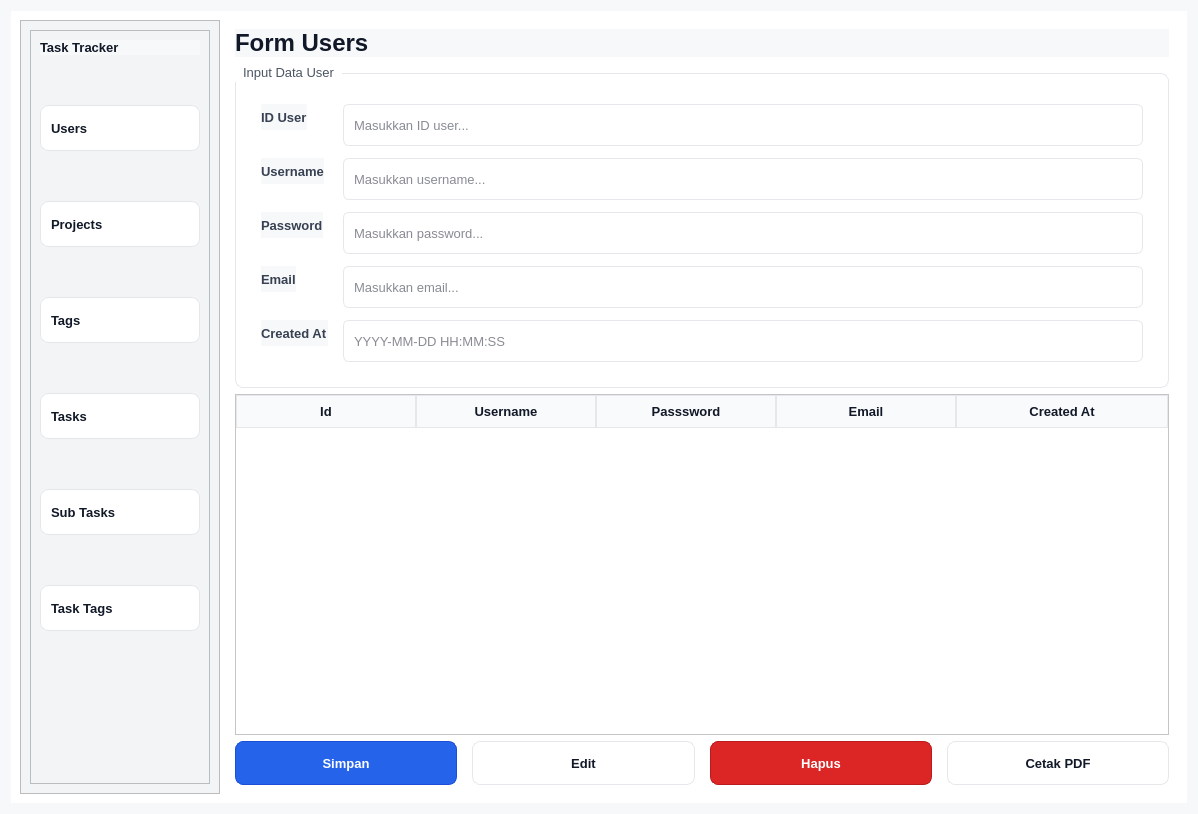
<?xml version="1.0" encoding="UTF-8"?>
<ui version="4.0">
 <class>Form</class>
 <widget class="QWidget" name="Form">
  <property name="geometry">
   <rect>
    <x>0</x>
    <y>0</y>
    <width>1198</width>
    <height>814</height>
   </rect>
  </property>
  <property name="windowTitle">
   <string>Form Users</string>
  </property>
  <property name="styleSheet">
   <string notr="true">
* {
  font-family: &quot;Segoe UI&quot;;
  font-size: 10pt;
  color: #111827;
}
QWidget {
  background: #F7F8FA;
}
QFrame#frame_2, QFrame#frame_4 {
  background: #F3F4F6;
}
QFrame#frame_2 {
  border-right: 1px solid #E5E7EB;
}
QFrame#frame, QFrame#frame_3 {
  background: #FFFFFF;
  border: none;
}
QLabel#label {
  font-size: 18pt;
  font-weight: 700;
  color: #111827;
}
QLabel#label_id, QLabel#label_username, QLabel#label_password, QLabel#label_email, QLabel#label_created_at {
  font-weight: 600;
  color: #374151;
}
QPushButton {
  background-color: #FFFFFF;
  border: 1px solid #E5E7EB;
  border-radius: 8px;
  padding: 6px 12px;
  color: #111827;
  font-weight: 600;
  min-height: 30px;
  qproperty-cursor: pointingHandCursor;
}
QPushButton:hover {
  background-color: #F3F4F6;
}
QPushButton:pressed {
  background-color: #E5E7EB;
}
QPushButton:disabled {
  color: #9CA3AF;
  background-color: #F3F4F6;
  border-color: #E5E7EB;
}
QFrame#frame_4 QPushButton {
  text-align: left;
  padding: 6px 10px;
  min-height: 32px;
}
QFrame#frame_4 QPushButton:hover {
  background: #F3F4F6;
}
QFrame#frame_4 QPushButton:pressed {
  background: #E5F0FF;
  border-color: #2563EB;
  color: #1D4ED8;
}
QPushButton#pushButton_7 {
  background-color: #2563EB;
  color: #FFFFFF;
  border: 1px solid #1D4ED8;
}
QPushButton#pushButton_7:hover { background-color: #1D4ED8; }
QPushButton#pushButton_7:pressed { background-color: #1E40AF; }
QPushButton#pushButton_8 {}
QPushButton#pushButton_9 {
  background-color: #DC2626;
  color: #FFFFFF;
  border: 1px solid #B91C1C;
}
QPushButton#pushButton_9:hover { background-color: #B91C1C; }
QPushButton#pushButton_9:pressed { background-color: #991B1B;
}
QLineEdit, QPlainTextEdit, QTextEdit, QComboBox, QSpinBox, QDoubleSpinBox, QDateEdit, QTimeEdit, QDateTimeEdit {
  background: #FFFFFF;
  border: 1px solid #E5E7EB;
  border-radius: 6px;
  padding: 6px 8px;
  min-height: 28px;
}
QLineEdit:focus, QPlainTextEdit:focus, QTextEdit:focus, QComboBox:focus,
QSpinBox:focus, QDoubleSpinBox:focus, QDateEdit:focus, QTimeEdit:focus, QDateTimeEdit:focus {
  border-color: #2563EB;
}
QLineEdit:disabled, QComboBox:disabled {
  background-color: #F3F4F6;
  color: #9CA3AF;
}
QTableView, QTableWidget {
  background: #FFFFFF;
  gridline-color: #E5E7EB;
  selection-background-color: #E5F0FF;
  selection-color: #111827;
  alternate-background-color: #F9FAFB;
}
QHeaderView::section {
  background: #F9FAFB;
  color: #111827;
  padding: 6px 8px;
  border: 1px solid #E5E7EB;
  font-weight: 600;
}
QTableCornerButton::section {
  background: #F9FAFB;
  border: 1px solid #E5E7EB;
}
QTableView::item {
  padding: 4px 8px;
}
QGroupBox {
  border: 1px solid #E5E7EB;
  border-radius: 8px;
  margin-top: 10px;
  background: #FFFFFF;
  padding: 15px;
}
QGroupBox::title {
  subcontrol-origin: margin;
  subcontrol-position: top left;
  padding: 2px 6px;
  color: #4B5563;
  font-weight: 600;
}
QScrollBar:vertical {
  background: transparent;
  width: 12px;
  margin: 0px;
}
QScrollBar::handle:vertical {
  background: #CBD5E1;
  border-radius: 6px;
  min-height: 24px;
}
QScrollBar::handle:vertical:hover { background: #94A3B8; }
QScrollBar::add-line:vertical, QScrollBar::sub-line:vertical { height: 0; }
QScrollBar:horizontal {
  background: transparent;
  height: 12px;
  margin: 0px;
}
QScrollBar::handle:horizontal {
  background: #CBD5E1;
  border-radius: 6px;
  min-width: 24px;
}
QScrollBar::handle:horizontal:hover { background: #94A3B8; }
QScrollBar::add-line:horizontal, QScrollBar::sub-line:horizontal { width: 0;
}
</string>
  </property>
  <layout class="QVBoxLayout" name="verticalLayout">
   <item>
    <widget class="QFrame" name="frame">
     <property name="styleSheet">
      <string notr="true"/>
     </property>
     <property name="frameShape">
      <enum>QFrame::StyledPanel</enum>
     </property>
     <property name="frameShadow">
      <enum>QFrame::Raised</enum>
     </property>
     <layout class="QHBoxLayout" name="horizontalLayout">
      <item>
       <widget class="QFrame" name="frame_2">
        <property name="minimumSize">
         <size>
          <width>200</width>
          <height>0</height>
         </size>
        </property>
        <property name="styleSheet">
         <string notr="true"/>
        </property>
        <property name="frameShape">
         <enum>QFrame::StyledPanel</enum>
        </property>
        <property name="frameShadow">
         <enum>QFrame::Raised</enum>
        </property>
        <layout class="QVBoxLayout" name="verticalLayout_2">
         <item>
          <widget class="QFrame" name="frame_4">
           <property name="styleSheet">
            <string notr="true"/>
           </property>
           <property name="frameShape">
            <enum>QFrame::StyledPanel</enum>
           </property>
           <property name="frameShadow">
            <enum>QFrame::Raised</enum>
           </property>
           <layout class="QVBoxLayout" name="verticalLayout_3">
            <property name="spacing">
             <number>50</number>
            </property>
            <item>
             <widget class="QLabel" name="label_2">
              <property name="font">
               <font>
                <family>Segoe UI</family>
                <pointsize>10</pointsize>
                <weight>75</weight>
                <bold>true</bold>
               </font>
              </property>
              <property name="text">
               <string>Task Tracker</string>
              </property>
             </widget>
            </item>
            <item>
             <widget class="QPushButton" name="pushButton">
              <property name="font">
               <font>
                <family>Segoe UI</family>
                <pointsize>10</pointsize>
                <weight>75</weight>
                <bold>true</bold>
               </font>
              </property>
              <property name="cursor">
               <cursorShape>PointingHandCursor</cursorShape>
              </property>
              <property name="styleSheet">
               <string notr="true"/>
              </property>
              <property name="text">
               <string>Users</string>
              </property>
             </widget>
            </item>
            <item>
             <widget class="QPushButton" name="pushButton_4">
              <property name="font">
               <font>
                <family>Segoe UI</family>
                <pointsize>10</pointsize>
                <weight>75</weight>
                <bold>true</bold>
               </font>
              </property>
              <property name="cursor">
               <cursorShape>PointingHandCursor</cursorShape>
              </property>
              <property name="text">
               <string>Projects</string>
              </property>
             </widget>
            </item>
            <item>
             <widget class="QPushButton" name="pushButton_5">
              <property name="font">
               <font>
                <family>Segoe UI</family>
                <pointsize>10</pointsize>
                <weight>75</weight>
                <bold>true</bold>
               </font>
              </property>
              <property name="cursor">
               <cursorShape>PointingHandCursor</cursorShape>
              </property>
              <property name="text">
               <string>Tags</string>
              </property>
             </widget>
            </item>
            <item>
             <widget class="QPushButton" name="pushButton_2">
              <property name="font">
               <font>
                <family>Segoe UI</family>
                <pointsize>10</pointsize>
                <weight>75</weight>
                <bold>true</bold>
               </font>
              </property>
              <property name="cursor">
               <cursorShape>PointingHandCursor</cursorShape>
              </property>
              <property name="styleSheet">
               <string notr="true"/>
              </property>
              <property name="text">
               <string>Tasks</string>
              </property>
             </widget>
            </item>
            <item>
             <widget class="QPushButton" name="pushButton_6">
              <property name="font">
               <font>
                <family>Segoe UI</family>
                <pointsize>10</pointsize>
                <weight>75</weight>
                <bold>true</bold>
               </font>
              </property>
              <property name="cursor">
               <cursorShape>PointingHandCursor</cursorShape>
              </property>
              <property name="text">
               <string>Sub Tasks</string>
              </property>
             </widget>
            </item>
            <item>
             <widget class="QPushButton" name="pushButton_3">
              <property name="font">
               <font>
                <family>Segoe UI</family>
                <pointsize>10</pointsize>
                <weight>75</weight>
                <bold>true</bold>
               </font>
              </property>
              <property name="cursor">
               <cursorShape>PointingHandCursor</cursorShape>
              </property>
              <property name="styleSheet">
               <string notr="true"/>
              </property>
              <property name="text">
               <string>Task Tags</string>
              </property>
             </widget>
            </item>
            <item>
             <spacer name="verticalSpacer">
              <property name="orientation">
               <enum>Qt::Vertical</enum>
              </property>
              <property name="sizeHint" stdset="0">
               <size>
                <width>20</width>
                <height>40</height>
               </size>
              </property>
             </spacer>
            </item>
           </layout>
          </widget>
         </item>
        </layout>
       </widget>
      </item>
      <item>
       <widget class="QFrame" name="frame_3">
        <property name="minimumSize">
         <size>
          <width>800</width>
          <height>0</height>
         </size>
        </property>
        <property name="styleSheet">
         <string notr="true"/>
        </property>
        <property name="frameShape">
         <enum>QFrame::StyledPanel</enum>
        </property>
        <property name="frameShadow">
         <enum>QFrame::Raised</enum>
        </property>
        <layout class="QVBoxLayout" name="verticalLayout_4">
         <item>
          <widget class="QLabel" name="label">
           <property name="font">
            <font>
             <family>Segoe UI</family>
             <pointsize>18</pointsize>
             <weight>87</weight>
             <bold>true</bold>
            </font>
           </property>
           <property name="styleSheet">
            <string notr="true"/>
           </property>
           <property name="text">
            <string>Form Users</string>
           </property>
          </widget>
         </item>
         <item>
          <widget class="QGroupBox" name="groupBoxInput">
           <property name="title">
            <string>Input Data User</string>
           </property>
           <layout class="QFormLayout" name="formLayout">
            <property name="horizontalSpacing">
             <number>15</number>
            </property>
            <property name="verticalSpacing">
             <number>12</number>
            </property>
            <property name="leftMargin">
             <number>10</number>
            </property>
            <property name="topMargin">
             <number>15</number>
            </property>
            <property name="rightMargin">
             <number>10</number>
            </property>
            <property name="bottomMargin">
             <number>10</number>
            </property>
            <item row="0" column="0">
             <widget class="QLabel" name="label_id">
              <property name="font">
               <font>
                <family>Segoe UI</family>
                <pointsize>10</pointsize>
                <weight>75</weight>
                <bold>true</bold>
               </font>
              </property>
              <property name="text">
               <string>ID User</string>
              </property>
             </widget>
            </item>
            <item row="0" column="1">
             <widget class="QLineEdit" name="lineEdit_id">
              <property name="font">
               <font>
                <family>Segoe UI</family>
                <pointsize>10</pointsize>
               </font>
              </property>
              <property name="placeholderText">
               <string>Masukkan ID user...</string>
              </property>
             </widget>
            </item>
            <item row="1" column="0">
             <widget class="QLabel" name="label_username">
              <property name="font">
               <font>
                <family>Segoe UI</family>
                <pointsize>10</pointsize>
                <weight>75</weight>
                <bold>true</bold>
               </font>
              </property>
              <property name="text">
               <string>Username</string>
              </property>
             </widget>
            </item>
            <item row="1" column="1">
             <widget class="QLineEdit" name="lineEdit_username">
              <property name="font">
               <font>
                <family>Segoe UI</family>
                <pointsize>10</pointsize>
               </font>
              </property>
              <property name="placeholderText">
               <string>Masukkan username...</string>
              </property>
             </widget>
            </item>
            <item row="2" column="0">
             <widget class="QLabel" name="label_password">
              <property name="font">
               <font>
                <family>Segoe UI</family>
                <pointsize>10</pointsize>
                <weight>75</weight>
                <bold>true</bold>
               </font>
              </property>
              <property name="text">
               <string>Password</string>
              </property>
             </widget>
            </item>
            <item row="2" column="1">
             <widget class="QLineEdit" name="lineEdit_password">
              <property name="font">
               <font>
                <family>Segoe UI</family>
                <pointsize>10</pointsize>
               </font>
              </property>
              <property name="placeholderText">
               <string>Masukkan password...</string>
              </property>
             </widget>
            </item>
            <item row="3" column="0">
             <widget class="QLabel" name="label_email">
              <property name="font">
               <font>
                <family>Segoe UI</family>
                <pointsize>10</pointsize>
                <weight>75</weight>
                <bold>true</bold>
               </font>
              </property>
              <property name="text">
               <string>Email</string>
              </property>
             </widget>
            </item>
            <item row="3" column="1">
             <widget class="QLineEdit" name="lineEdit_email">
              <property name="font">
               <font>
                <family>Segoe UI</family>
                <pointsize>10</pointsize>
               </font>
              </property>
              <property name="placeholderText">
               <string>Masukkan email...</string>
              </property>
             </widget>
            </item>
            <item row="4" column="0">
             <widget class="QLabel" name="label_created_at">
              <property name="font">
               <font>
                <family>Segoe UI</family>
                <pointsize>10</pointsize>
                <weight>75</weight>
                <bold>true</bold>
               </font>
              </property>
              <property name="text">
               <string>Created At</string>
              </property>
             </widget>
            </item>
            <item row="4" column="1">
             <widget class="QLineEdit" name="lineEdit_created_at">
              <property name="font">
               <font>
                <family>Segoe UI</family>
                <pointsize>10</pointsize>
               </font>
              </property>
              <property name="placeholderText">
               <string>YYYY-MM-DD HH:MM:SS</string>
              </property>
             </widget>
            </item>
           </layout>
          </widget>
         </item>
         <item>
          <widget class="QTableWidget" name="tableWidget">
           <property name="font">
            <font>
             <family>Segoe UI</family>
             <pointsize>10</pointsize>
            </font>
           </property>
           <property name="cursor" stdset="0">
            <cursorShape>PointingHandCursor</cursorShape>
           </property>
           <property name="styleSheet">
            <string notr="true"/>
           </property>
           <property name="frameShadow">
            <enum>QFrame::Plain</enum>
           </property>
           <property name="horizontalScrollMode">
            <enum>QAbstractItemView::ScrollPerItem</enum>
           </property>
           <property name="wordWrap">
            <bool>false</bool>
           </property>
           <attribute name="horizontalHeaderVisible">
            <bool>true</bool>
           </attribute>
           <attribute name="horizontalHeaderCascadingSectionResizes">
            <bool>true</bool>
           </attribute>
           <attribute name="horizontalHeaderMinimumSectionSize">
            <number>120</number>
           </attribute>
           <attribute name="horizontalHeaderDefaultSectionSize">
            <number>180</number>
           </attribute>
           <attribute name="horizontalHeaderHighlightSections">
            <bool>true</bool>
           </attribute>
           <attribute name="horizontalHeaderShowSortIndicator" stdset="0">
            <bool>false</bool>
           </attribute>
           <attribute name="horizontalHeaderStretchLastSection">
            <bool>true</bool>
           </attribute>
           <attribute name="verticalHeaderCascadingSectionResizes">
            <bool>false</bool>
           </attribute>
           <attribute name="verticalHeaderHighlightSections">
            <bool>true</bool>
           </attribute>
           <attribute name="verticalHeaderStretchLastSection">
            <bool>false</bool>
           </attribute>
           <column>
            <property name="text">
             <string>Id</string>
            </property>
            <property name="textAlignment">
             <set>AlignCenter</set>
            </property>
           </column>
           <column>
            <property name="text">
             <string>Username</string>
            </property>
            <property name="textAlignment">
             <set>AlignCenter</set>
            </property>
           </column>
           <column>
            <property name="text">
             <string>Passsword</string>
            </property>
            <property name="textAlignment">
             <set>AlignCenter</set>
            </property>
           </column>
           <column>
            <property name="text">
             <string>Email</string>
            </property>
            <property name="textAlignment">
             <set>AlignCenter</set>
            </property>
           </column>
           <column>
            <property name="text">
             <string>Created At</string>
            </property>
            <property name="textAlignment">
             <set>AlignCenter</set>
            </property>
           </column>
          </widget>
         </item>
         <item>
          <layout class="QHBoxLayout" name="horizontalLayout_2">
           <property name="spacing">
            <number>15</number>
           </property>
           <item>
            <widget class="QPushButton" name="pushButton_7">
             <property name="font">
              <font>
               <family>Segoe UI</family>
               <pointsize>10</pointsize>
               <weight>75</weight>
               <bold>true</bold>
              </font>
             </property>
             <property name="cursor">
              <cursorShape>PointingHandCursor</cursorShape>
             </property>
             <property name="text">
              <string>Simpan</string>
             </property>
            </widget>
           </item>
           <item>
            <widget class="QPushButton" name="pushButton_8">
             <property name="font">
              <font>
               <family>Segoe UI</family>
               <pointsize>10</pointsize>
               <weight>75</weight>
               <bold>true</bold>
              </font>
             </property>
             <property name="cursor">
              <cursorShape>PointingHandCursor</cursorShape>
             </property>
             <property name="text">
              <string>Edit</string>
             </property>
            </widget>
           </item>
           <item>
            <widget class="QPushButton" name="pushButton_9">
             <property name="font">
              <font>
               <family>Segoe UI</family>
               <pointsize>10</pointsize>
               <weight>75</weight>
               <bold>true</bold>
              </font>
             </property>
             <property name="cursor">
              <cursorShape>PointingHandCursor</cursorShape>
             </property>
             <property name="text">
              <string>Hapus</string>
             </property>
            </widget>
           </item>
           <item>
            <widget class="QPushButton" name="pushButton_cetak">
             <property name="font">
              <font>
               <family>Segoe UI</family>
               <pointsize>10</pointsize>
               <weight>75</weight>
               <bold>true</bold>
              </font>
             </property>
             <property name="cursor">
              <cursorShape>PointingHandCursor</cursorShape>
             </property>
             <property name="text">
              <string>Cetak PDF</string>
             </property>
            </widget>
           </item>
          </layout>
         </item>
        </layout>
       </widget>
      </item>
     </layout>
    </widget>
   </item>
  </layout>
 </widget>
 <resources/>
 <connections/>
</ui>
